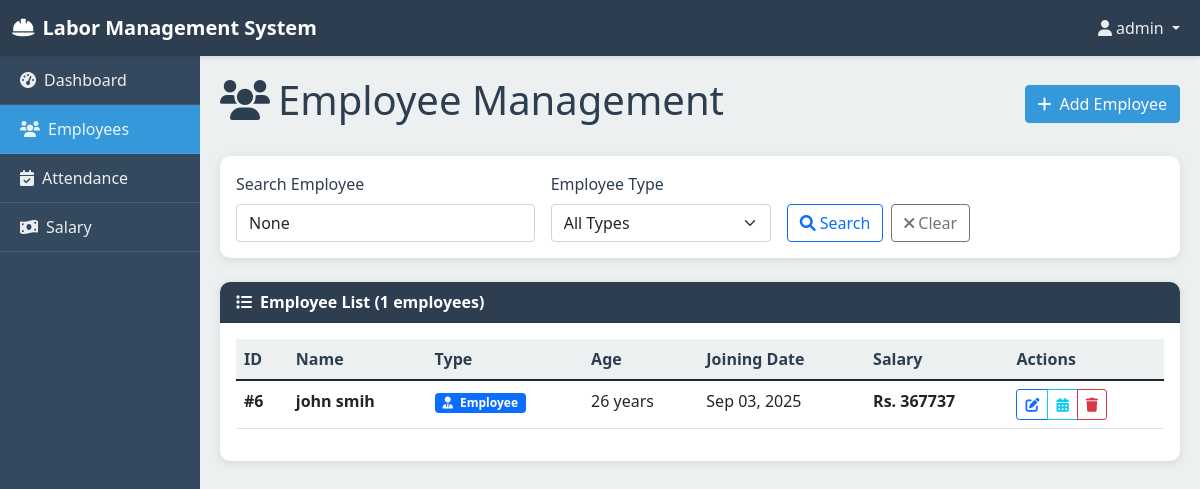
Screenshot of /employees/ (signed in) with the database file from the repository.
### employees/models.py (models this page shows, shortened)
class Employee(models.Model):
    EMPLOYEE_TYPES = [
        ('employee', 'Employee'),
        ('labor', 'Labor'),
    ]
    name = models.CharField(max_length=100)
    last_name = models.CharField(max_length=100)
    joining_date = models.DateField()
    age = models.IntegerField(validators=[MinValueValidator(18)])
    salary = models.DecimalField(max_digits=10, decimal_places=2)
    employee_type = models.CharField(max_length=10, choices=EMPLOYEE_TYPES)
    is_active = models.BooleanField(default=True)
    created_at = models.DateTimeField(auto_now_add=True)
    updated_at = models.DateTimeField(auto_now=True)
    @property
    def full_name(self):
        return f"{self.name} {self.last_name}"
    class Meta:
        ordering = ['-created_at']

### employees/views.py (the view)
# urls.py: path('', views.employee_list, name='list'),
@login_required
def employee_list(request):
    employees = Employee.objects.filter(is_active=True)
    search_query = request.GET.get('search')
    if search_query:
        employees = employees.filter(
            Q(name__icontains=search_query) |
            Q(last_name__icontains=search_query)
        )
    employee_type = request.GET.get('type')
    if employee_type:
        employees = employees.filter(employee_type=employee_type)
    now = datetime.now()
    context = {
        'employees': employees,
        'search_query': search_query,
        'employee_type': employee_type,
        'current_year': now.year,
        'current_month': now.month,
    }
    return render(request, 'employees/list.html', context)

### templates/employees/list.html (shortened to what this page needs)
{% extends 'base.html' %}
{% block content %}
<div class="d-flex justify-content-between align-items-center mb-4">
    <h1><i class="fas fa-users me-2"></i>Employee Management</h1>
    <button type="button" class="btn btn-primary" data-bs-toggle="modal" data-bs-target="#addEmployeeModal">
        <i class="fas fa-plus me-2"></i>Add Employee
    </button>
</div>
<div class="card mb-4">
    <div class="card-body">
        <form method="get" class="row g-3">
            <div class="col-md-4">
                <label for="search" class="form-label">Search Employee</label>
                <input type="text" class="form-control" id="search" name="search"
                       placeholder="Search by name..." value="{{ search_query }}">
            </div>
            <div class="col-md-3">
                <label for="type" class="form-label">Employee Type</label>
                <select class="form-select" id="type" name="type">
                    <option value="">All Types</option>
                </select>
            </div>
            <div class="col-md-3 d-flex align-items-end">
                <button type="submit" class="btn btn-outline-primary me-2">
                    <i class="fas fa-search me-1"></i>Search
                </button>
                <a href="{% url 'employees:list' %}" class="btn btn-outline-secondary">
                    <i class="fas fa-times me-1"></i>Clear
                </a>
            </div>
        </form>
    </div>
</div>
<div class="card">
    <div class="card-header">
        <i class="fas fa-list me-2"></i>Employee List ({{ employees.count }} employees)
    </div>
    <div class="card-body">
        {% if employees %}
            <div class="table-responsive">
                <table class="table table-hover">
                    <thead>
                        <tr>
                            <th>ID</th>
                            <th>Name</th>
                            <th>Type</th>
                            <th>Age</th>
                            <th>Joining Date</th>
                            <th>Salary</th>
                            <th>Actions</th>
                        </tr>
                    </thead>
                    <tbody>
                        {% for employee in employees %}
                        <tr>
                            <td><strong>#{{ employee.id }}</strong></td>
                            <td>
                                <div>
                                    <strong>{{ employee.full_name }}</strong>
                                </div>
                            </td>
                            <td>
                                <span class="badge bg-{% if employee.employee_type == 'labor' %}success{% else %}primary{% endif %}">
                                    <i class="fas fa-{% if employee.employee_type == 'labor' %}hard-hat{% else %}user-tie{% endif %} me-1"></i>
                                    {{ employee.get_employee_type_display }}
                                </span>
                            </td>
                            <td>{{ employee.age }} years</td>
                            <td>{{ employee.joining_date|date:"M d, Y" }}</td>
                            <td><strong>Rs. {{ employee.salary|floatformat:0 }}</strong></td>
                            <td>
                                <div class="btn-group" role="group">
                                    <button type="button" class="btn btn-sm btn-outline-primary"
                                            onclick="editEmployee({{ employee.id }}, '{{ employee.name }}', '{{ employee.last_name }}', '{{ employee.joining_date|date:"Y-m-d" }}', {{ employee.age }}, {{ employee.salary }}, '{{ employee.employee_type }}')">
                                        <i class="fas fa-edit"></i>
                                    </button>
                                    <a href="{% url 'attendance:monthly_report' employee.id %}"
                                       class="btn btn-sm btn-outline-info" title="Monthly Report">
                                        <i class="fas fa-calendar-alt"></i>
                                    </a>
                                    <button type="button" class="btn btn-sm btn-outline-danger"
                                            onclick="deleteEmployee({{ employee.id }}, '{{ employee.full_name }}')">
                                        <i class="fas fa-trash"></i>
                                    </button>
                                </div>
                            </td>
                        </tr>
                        {% endfor %}
                    </tbody>
                </table>
            </div>
        {% endif %}
    </div>
</div>
{% endblock %}

### templates/base.html (shortened to what this page needs)
<!DOCTYPE html>
<html lang="en">
<head>
    <link href="https://cdn.jsdelivr.net/npm/bootstrap@5.1.3/dist/css/bootstrap.min.css" rel="stylesheet">
    <link href="https://cdnjs.cloudflare.com/ajax/libs/font-awesome/6.0.0/css/all.min.css" rel="stylesheet">
</head>
<body>
    {% if user.is_authenticated %}
        <nav class="navbar navbar-expand-lg navbar-dark">
            <div class="container-fluid">
                <a class="navbar-brand" href="{% url 'dashboard' %}">
                    <i class="fas fa-hard-hat me-2"></i>Labor Management System
                </a>
                <div class="collapse navbar-collapse" id="navbarNav">
                    <ul class="navbar-nav ms-auto">
                        <li class="nav-item dropdown">
                            <a class="nav-link dropdown-toggle" href="#" id="navbarDropdown" role="button" data-bs-toggle="dropdown">
                                <i class="fas fa-user me-1"></i>{{ user.username }}
                            </a>
                        </li>
                    </ul>
                </div>
            </div>
        </nav>
        <div class="container-fluid">
            <div class="row">
                <div class="col-md-2 sidebar">
                    <nav class="nav flex-column">
                        <a class="nav-link {% if request.resolver_match.url_name == 'dashboard' %}active{% endif %}" href="{% url 'dashboard' %}">
                            <i class="fas fa-tachometer-alt me-2"></i>Dashboard
                        </a>
                        <a class="nav-link {% if 'employees' in request.resolver_match.namespace %}active{% endif %}" href="{% url 'employees:list' %}">
                            <i class="fas fa-users me-2"></i>Employees
                        </a>
                        <a class="nav-link {% if 'attendance' in request.resolver_match.namespace %}active{% endif %}" href="{% url 'attendance:list' %}">
                            <i class="fas fa-calendar-check me-2"></i>Attendance
                        </a>
                        <a class="nav-link {% if 'salary' in request.resolver_match.namespace %}active{% endif %}" href="{% url 'salary:list' %}">
                            <i class="fas fa-money-bill-wave me-2"></i>Salary
                        </a>
                    </nav>
                </div>
                <div class="col-md-10 main-content">
                    {% block content %}
                    {% endblock %}
                </div>
            </div>
        </div>
    {% endif %}
</body>
</html>

### templates/base.html (style rules this page uses)
:root { --primary-color: #2c3e50; --secondary-color: #34495e; --accent-color: #3498db; --success-color: #27ae60; --warning-color: #f39c12; --danger-color: #e74c3c; --light-bg: #ecf0f1; --dark-text: #2c3e50; }
body { font-family: 'Segoe UI', Tahoma, Geneva, Verdana, sans-serif; background-color: var(--light-bg); color: var(--dark-text); }
.navbar { background-color: var(--primary-color) !important; box-shadow: 0 2px 4px rgba(0,0,0,0.1); }
.navbar-brand { font-weight: bold; color: white !important; }
.nav-link { color: rgba(255,255,255,0.9) !important; transition: color 0.3s ease; }
.sidebar { background-color: var(--secondary-color); min-height: calc(100vh - 56px); padding: 0; }
.sidebar .nav-link { color: rgba(255,255,255,0.8); padding: 12px 20px; border-bottom: 1px solid rgba(255,255,255,0.1); transition: all 0.3s ease; }
.sidebar .nav-link.active { background-color: var(--accent-color); color: white; }
.main-content { padding: 20px; }
.card { border: none; border-radius: 10px; box-shadow: 0 2px 10px rgba(0,0,0,0.1); margin-bottom: 20px; }
.card-header { background-color: var(--primary-color); color: white; border-radius: 10px 10px 0 0 !important; font-weight: 600; }
.btn-primary { background-color: var(--accent-color); border-color: var(--accent-color); }
.table { background-color: white; }
.table th { background-color: var(--light-bg); border-top: none; font-weight: 600; color: var(--dark-text); }

### rows the page displays
Employee: id "6", full_name "john smih", employee_type "Employee", age "26", joining_date "Sep 03, 2025", salary "367737"

### other values shown
{{ user.username }} "admin"
{{ employees.count }} "1"
